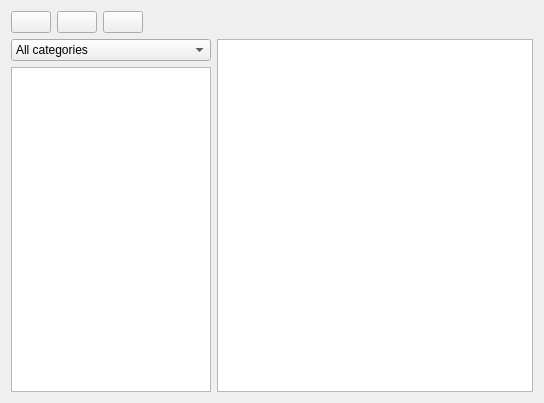
<?xml version="1.0" encoding="UTF-8"?>
<ui version="4.0">
 <class>TournamentsTab</class>
 <widget class="QWidget" name="TournamentsTab">
  <property name="geometry">
   <rect>
    <x>0</x>
    <y>0</y>
    <width>544</width>
    <height>403</height>
   </rect>
  </property>
  <property name="windowTitle">
   <string>Form</string>
  </property>
  <layout class="QVBoxLayout" name="verticalLayout_2">
   <item>
    <layout class="QHBoxLayout" name="horizontalLayout">
     <item>
      <widget class="QPushButton" name="btnAdd">
       <property name="text">
        <string/>
       </property>
       <property name="icon">
        <iconset resource="../resources.qrc">
         <normaloff>:/icons/icons/add-tournament-22.png</normaloff>:/icons/icons/add-tournament-22.png</iconset>
       </property>
       <property name="iconSize">
        <size>
         <width>22</width>
         <height>22</height>
        </size>
       </property>
      </widget>
     </item>
     <item>
      <widget class="QPushButton" name="btnEdit">
       <property name="text">
        <string/>
       </property>
       <property name="icon">
        <iconset resource="../resources.qrc">
         <normaloff>:/icons/icons/edit-22.png</normaloff>:/icons/icons/edit-22.png</iconset>
       </property>
       <property name="iconSize">
        <size>
         <width>22</width>
         <height>22</height>
        </size>
       </property>
      </widget>
     </item>
     <item>
      <widget class="QPushButton" name="btnDelete">
       <property name="text">
        <string/>
       </property>
       <property name="icon">
        <iconset resource="../resources.qrc">
         <normaloff>:/icons/icons/delete-tournament-22.png</normaloff>:/icons/icons/delete-tournament-22.png</iconset>
       </property>
       <property name="iconSize">
        <size>
         <width>22</width>
         <height>22</height>
        </size>
       </property>
      </widget>
     </item>
     <item>
      <spacer name="horizontalSpacer">
       <property name="orientation">
        <enum>Qt::Horizontal</enum>
       </property>
       <property name="sizeHint" stdset="0">
        <size>
         <width>40</width>
         <height>20</height>
        </size>
       </property>
      </spacer>
     </item>
    </layout>
   </item>
   <item>
    <layout class="QHBoxLayout" name="horizontalLayout_2">
     <item>
      <layout class="QVBoxLayout" name="verticalLayout">
       <item>
        <widget class="QComboBox" name="comboBox">
         <item>
          <property name="text">
           <string>All categories</string>
          </property>
         </item>
        </widget>
       </item>
       <item>
        <widget class="QListView" name="listView">
         <property name="sizePolicy">
          <sizepolicy hsizetype="Minimum" vsizetype="Expanding">
           <horstretch>0</horstretch>
           <verstretch>0</verstretch>
          </sizepolicy>
         </property>
         <property name="maximumSize">
          <size>
           <width>200</width>
           <height>16777215</height>
          </size>
         </property>
        </widget>
       </item>
      </layout>
     </item>
     <item>
      <widget class="QTreeView" name="treeView"/>
     </item>
    </layout>
   </item>
  </layout>
 </widget>
 <resources>
  <include location="../resources.qrc"/>
 </resources>
 <connections/>
</ui>
